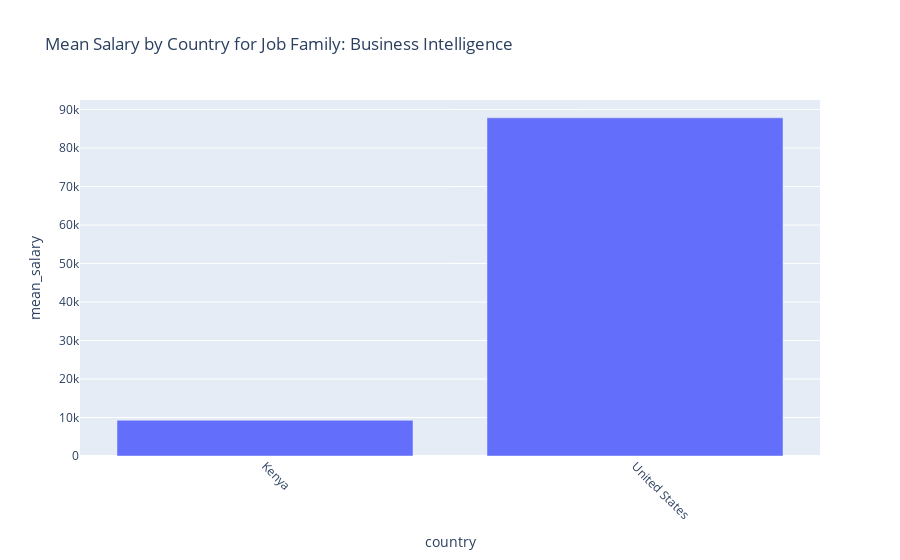
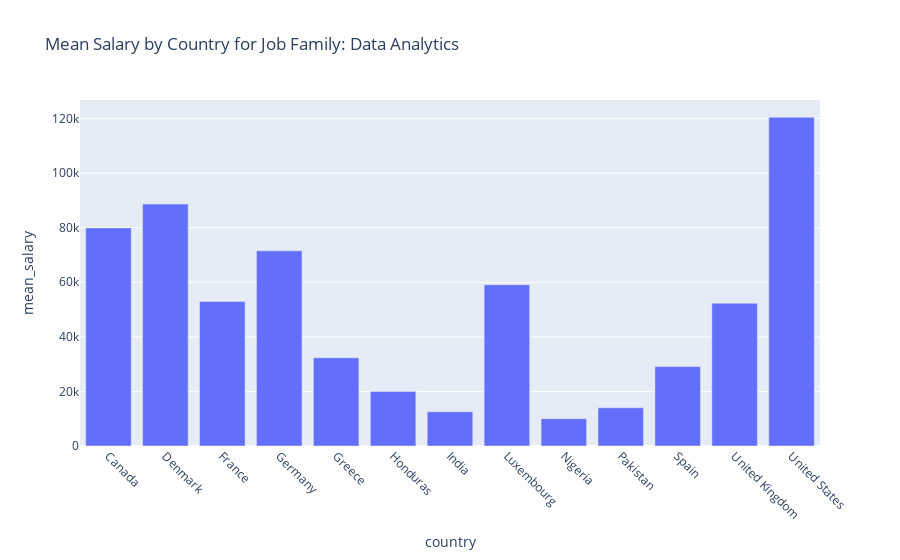
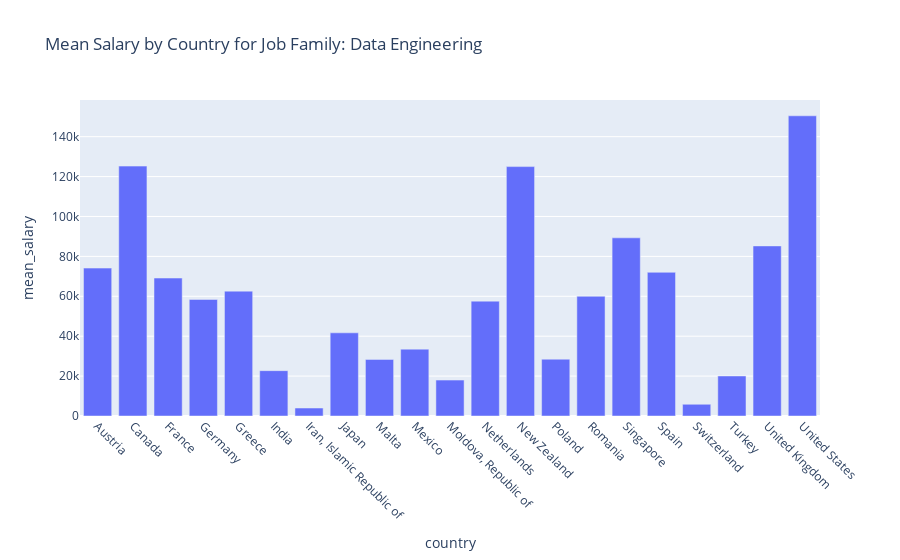
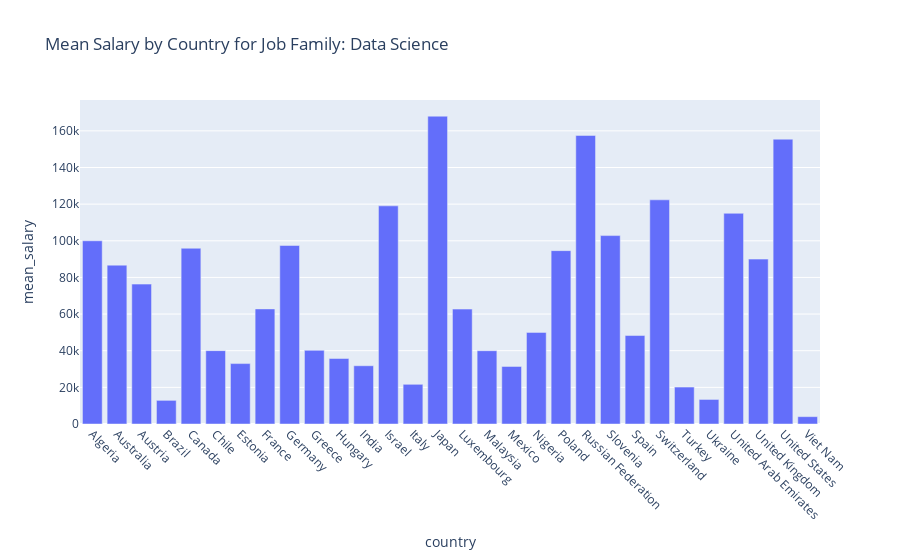

Notebook code for these charts, in order:
### Code cell
import plotly.express as px
import pandas as pd

for job_family in salaries_df['job family'].unique():
    fig = px.bar(salaries_df[salaries_df['job family'] == job_family], x='country', y='mean_salary', title=f'Mean Salary by Country for Job Family: {job_family}')
    fig.update_xaxes(tickangle=45)
    fig.show()

### Figure 1 — Plotly figure (JSON) as saved in the notebook; plotly's stock layout.template omitted (floating-point values rounded to 4 significant figures)
{"data": [{"alignmentgroup": "True", "hovertemplate": "country=%{x}<br>mean_salary=%{y}<extra></extra>", "legendgroup": "", "marker": {"color": "#636efa", "pattern": {"shape": ""}}, "name": "", "offsetgroup": "", "orientation": "v", "showlegend": false, "textposition": "auto", "type": "bar", "x": ["Kenya", "United States"], "xaxis": "x", "y": [9272, 87850.0], "yaxis": "y"}], "layout": {"barmode": "relative", "legend": {"tracegroupgap": 0}, "title": {"text": "Mean Salary by Country for Job Family: Business Intelligence"}, "xaxis": {"anchor": "y", "domain": [0, 1], "tickangle": 45, "title": {"text": "country"}}, "yaxis": {"anchor": "x", "domain": [0, 1], "title": {"text": "mean_salary"}}}}

### Figure 2 — Plotly figure (JSON) as saved in the notebook; plotly's stock layout.template omitted (floating-point values rounded to 4 significant figures)
{"data": [{"alignmentgroup": "True", "hovertemplate": "country=%{x}<br>mean_salary=%{y}<extra></extra>", "legendgroup": "", "marker": {"color": "#636efa", "pattern": {"shape": ""}}, "name": "", "offsetgroup": "", "orientation": "v", "showlegend": false, "textposition": "auto", "type": "bar", "x": ["Canada", "Denmark", "France", "Germany", "Greece", "Honduras", "India", "Luxembourg", "Nigeria", "Pakistan", "Spain", "United Kingdom", "United States"], "xaxis": "x", "y": [79940.0, 88654, 52930.0, 71514, 32310.0, 20000, 12550.0, 59102, 10000, 14000, 29098, 52320.0, 120500.0], "yaxis": "y"}], "layout": {"barmode": "relative", "legend": {"tracegroupgap": 0}, "title": {"text": "Mean Salary by Country for Job Family: Data Analytics"}, "xaxis": {"anchor": "y", "domain": [0, 1], "tickangle": 45, "title": {"text": "country"}}, "yaxis": {"anchor": "x", "domain": [0, 1], "title": {"text": "mean_salary"}}}}

### Figure 3 — Plotly figure (JSON) as saved in the notebook; plotly's stock layout.template omitted (floating-point values rounded to 4 significant figures)
{"data": [{"alignmentgroup": "True", "hovertemplate": "country=%{x}<br>mean_salary=%{y}<extra></extra>", "legendgroup": "", "marker": {"color": "#636efa", "pattern": {"shape": ""}}, "name": "", "offsetgroup": "", "orientation": "v", "showlegend": false, "textposition": "auto", "type": "bar", "x": ["Austria", "Canada", "France", "Germany", "Greece", "India", "Iran, Islamic Republic of", "Japan", "Malta", "Mexico", "Moldova, Republic of", "Netherlands", "New Zealand", "Poland", "Romania", "Singapore", "Spain", "Switzerland", "Turkey", "United Kingdom", "United States"], "xaxis": "x", "y": [74130, 125200.0, 69143, 58410, 62585, 22726, 4000, 41689, 28369, 33511, 18000, 57566, 125000, 28476, 60000, 89294, 72023, 5882, 20060.0, 85240.0, 150500.0], "yaxis": "y"}], "layout": {"barmode": "relative", "legend": {"tracegroupgap": 0}, "title": {"text": "Mean Salary by Country for Job Family: Data Engineering"}, "xaxis": {"anchor": "y", "domain": [0, 1], "tickangle": 45, "title": {"text": "country"}}, "yaxis": {"anchor": "x", "domain": [0, 1], "title": {"text": "mean_salary"}}}}

### Figure 4 — Plotly figure (JSON) as saved in the notebook; plotly's stock layout.template omitted (floating-point values rounded to 4 significant figures)
{"data": [{"alignmentgroup": "True", "hovertemplate": "country=%{x}<br>mean_salary=%{y}<extra></extra>", "legendgroup": "", "marker": {"color": "#636efa", "pattern": {"shape": ""}}, "name": "", "offsetgroup": "", "orientation": "v", "showlegend": false, "textposition": "auto", "type": "bar", "x": ["Algeria", "Australia", "Austria", "Brazil", "Canada", "Chile", "Estonia", "France", "Germany", "Greece", "Hungary", "India", "Israel", "Italy", "Japan", "Luxembourg", "Malaysia", "Mexico", "Nigeria", "Poland", "Russian Federation", "Slovenia", "Spain", "Switzerland", "Turkey", "Ukraine", "United Arab Emirates", "United Kingdom", "United States", "Viet Nam"], "xaxis": "x", "y": [100000, 86703, 76352, 12901, 95920.0, 40038, 32974, 62820.0, 97440.0, 40189, 35735, 31800.0, 119059, 21669, 168000, 62726, 40000, 31430.0, 50000, 94630.0, 157500, 102839, 48290.0, 122346, 20171, 13400, 115000, 89999, 155500.0, 4000], "yaxis": "y"}], "layout": {"barmode": "relative", "legend": {"tracegroupgap": 0}, "title": {"text": "Mean Salary by Country for Job Family: Data Science"}, "xaxis": {"anchor": "y", "domain": [0, 1], "tickangle": 45, "title": {"text": "country"}}, "yaxis": {"anchor": "x", "domain": [0, 1], "title": {"text": "mean_salary"}}}}
